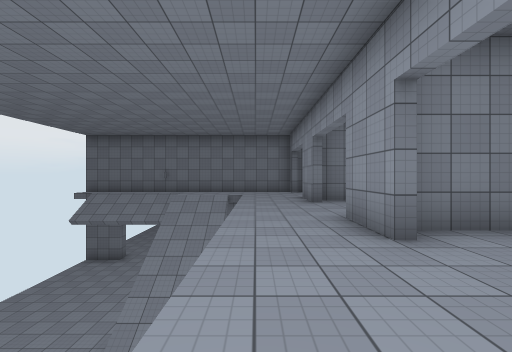
[1] (above)

13 first-person views from a walk through a 3-D level made in the Unity game engine. The camera is 1.4 m above the floor, looks level and sees 90° across. The floor is counted in squares, 2 m on a side. Each view is taken from the middle of a square. On the plan, view 1 faces up. The plan holds only what a view shows up to about 9 squares ahead; the rest is blank. The place goes on beyond the plan. The player is left out. Door leaves are left out, so doorways stand open. Surface patterns are stand-ins for the level's own textures.

[2]
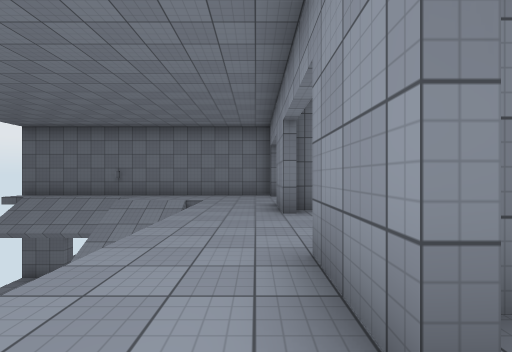

[3]
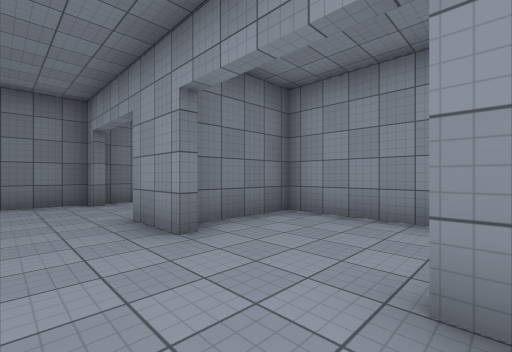

[4]
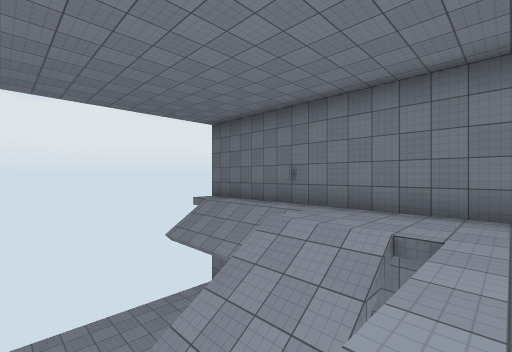

[5]
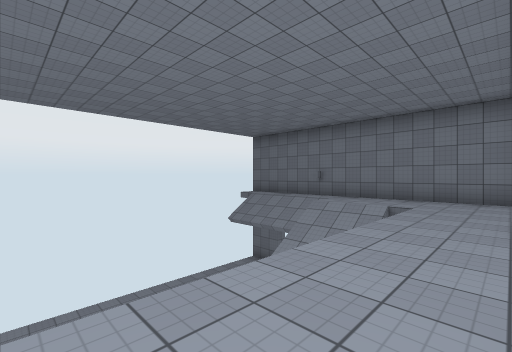

[6]
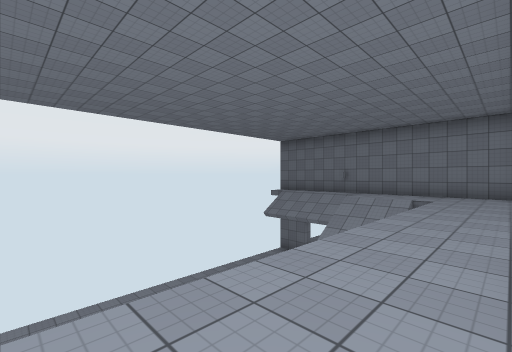

[7]
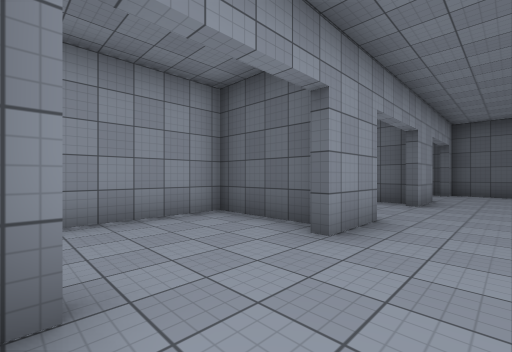

[8]
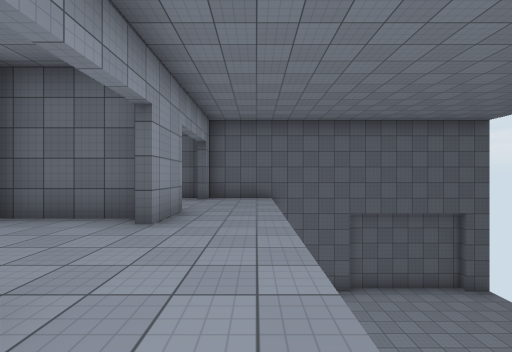

[9]
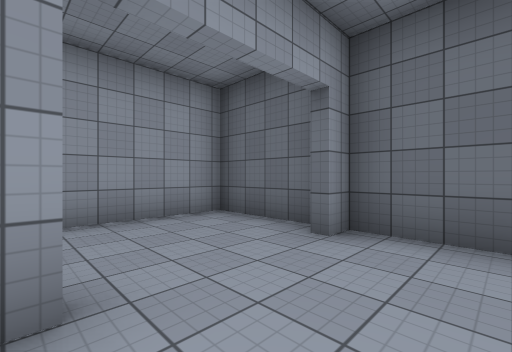

[10]
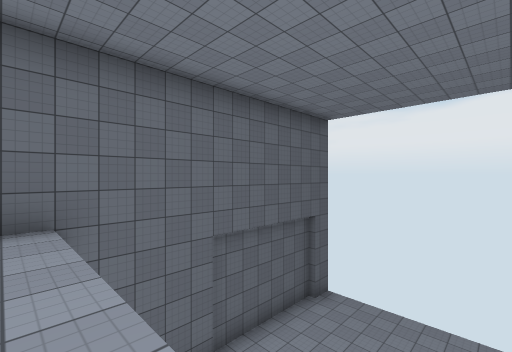

[11]
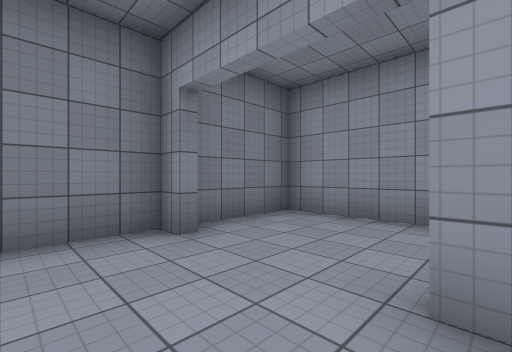

[12]
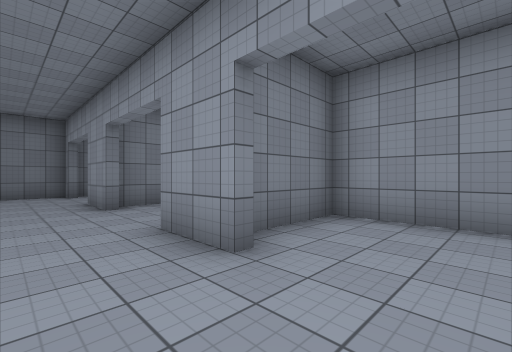

[13]
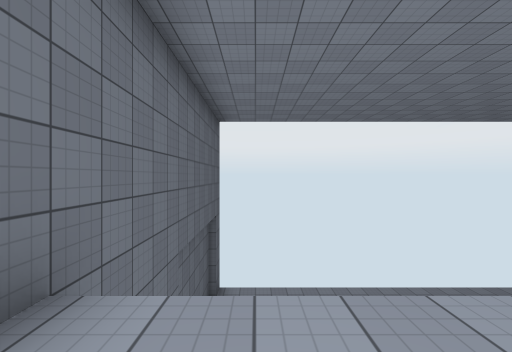

### Floor plan
Key: @ floor where view 1 was taken; # wall or solid block; . main floor; - floor 6 m lower than the main floor; / step, stairs or slope; D open door; = window, fence, low wall or low ledge.
Columns run from 8 left of view 1 to 5 right of it. Each row starts with its distance up from view 1.
 12 ##   #########
 11  .DDD.....#..#
 10  -////.......#
  9  -//////.....#
  8  ----///..####
  7  ----///..#..#
  6  ----#/ .....#
  5  - --=/ .....#
  4  -      ..####
  3  -----  ..#..#
  2  -----  .....#
  1  -----  .....#
  0  -----  @.#..#
 -1 ##############

Where each view was taken, in squares from view 1:
view 1: 0 up, 0 right, facing up
view 2: 2 up, 1 right, facing up
view 3: 4 up, 0 right, facing up-right
view 4: 6 up, 0 right, facing up-left
view 5: 3 up, 1 right, facing up-left
view 6: 1 up, 1 right, facing up-left
view 7: 11 up, 0 right, facing down-right
view 8: 8 up, 0 right, facing down
view 9: 3 up, 0 right, facing down-right
view 10: 4 up, 0 right, facing down-left
view 11: 8 up, 0 right, facing up-right
view 12: 1 up, 0 right, facing up-right
view 13: 1 up, 1 right, facing left
